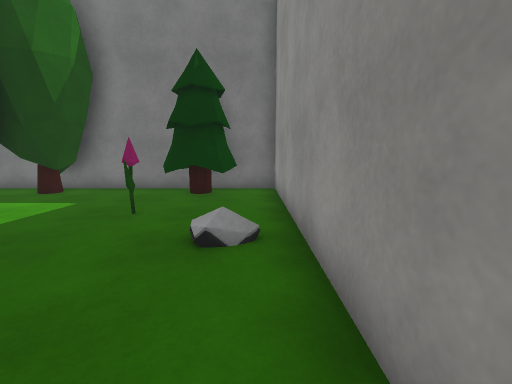
View 1 (above)

18 first-person views from a walk through a 3-D level made in the Unity game engine. The camera is 1.2 m above the floor, tilts 8° down and sees 90° across. The floor is counted in squares, 1 m on a side. Each view is taken from the middle of a square. On the plan, view 1 faces up. The plan holds only what a view shows up to about 12 squares ahead; the rest is blank. The place goes on beyond the plan. The player character is not drawn. Some animated figures are left out. Some surface patterns are stand-ins.

View 2
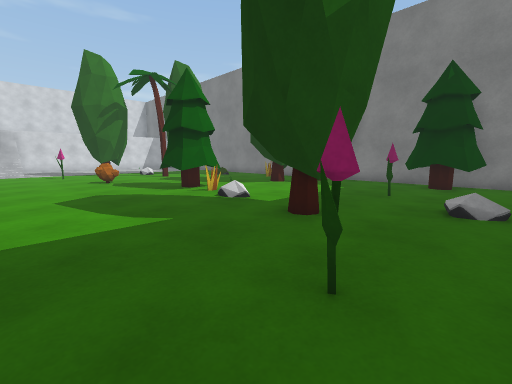

View 3
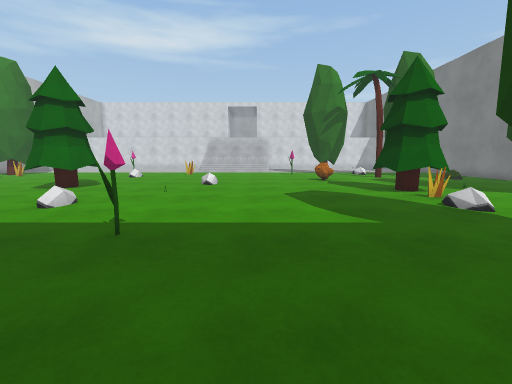

View 4
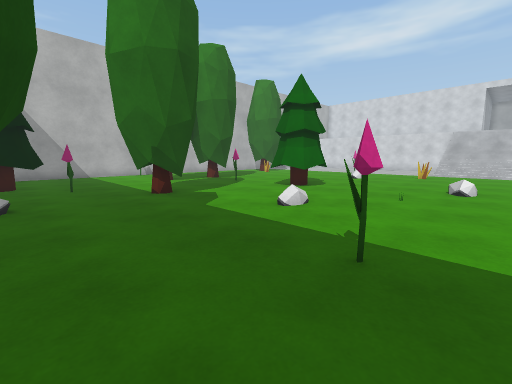

View 5
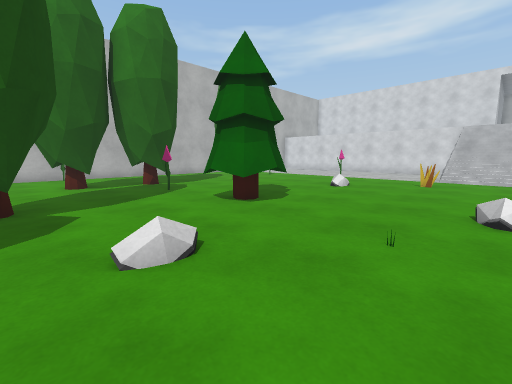

View 6
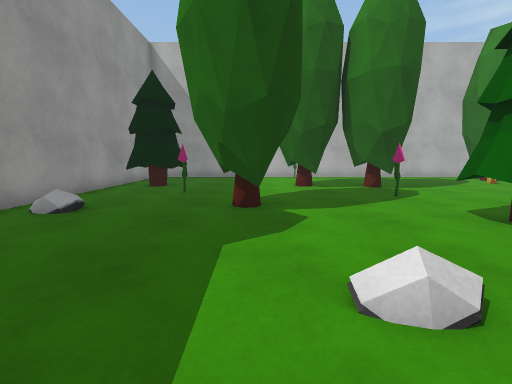

View 7
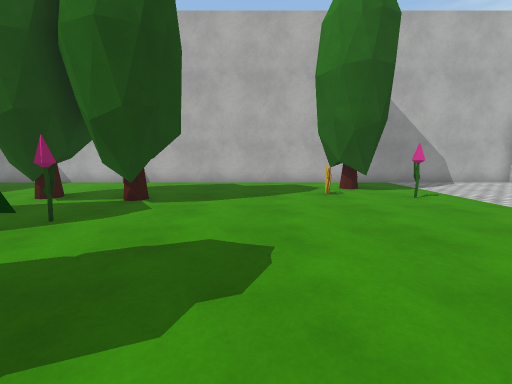

View 8
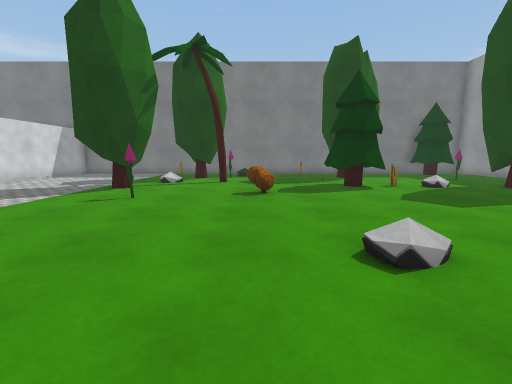

View 9
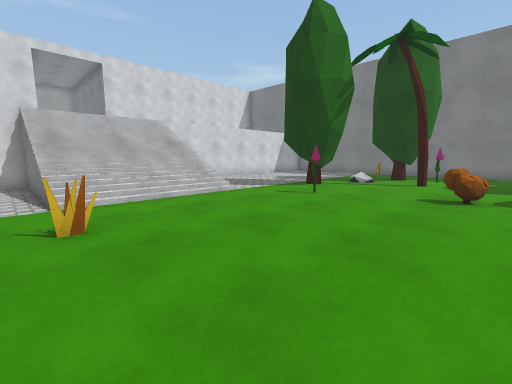

View 10
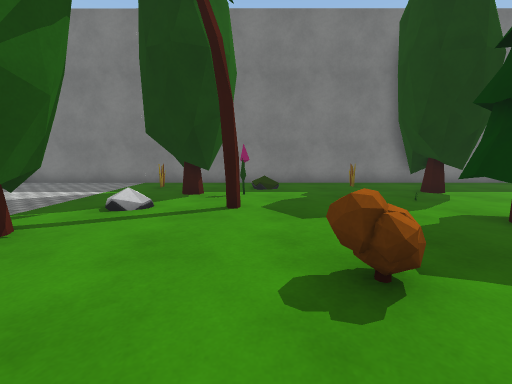

View 11
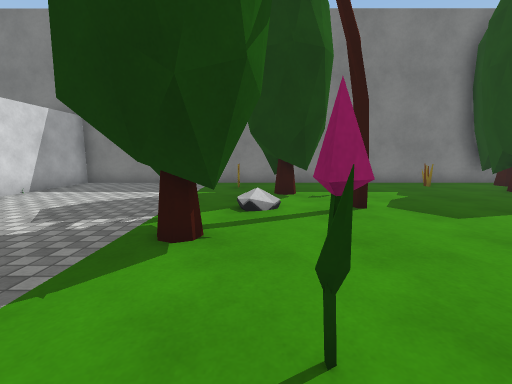

View 12
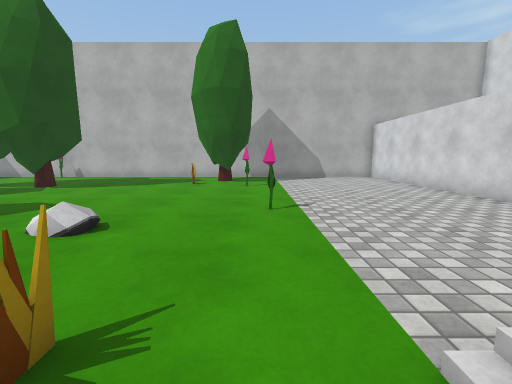

View 13
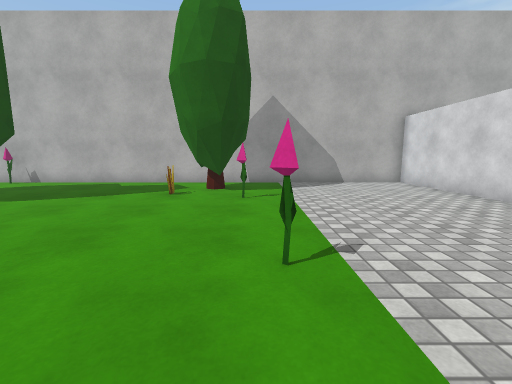

View 14
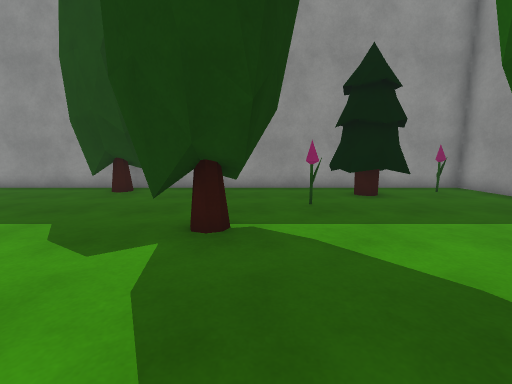

View 15
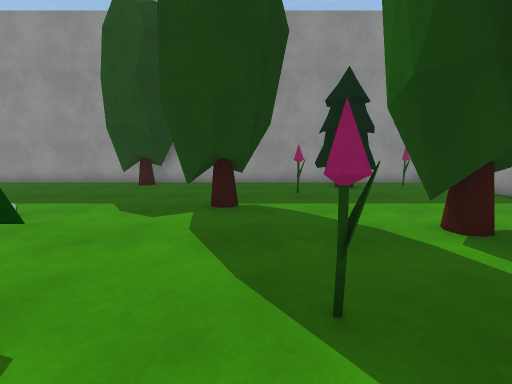

View 16
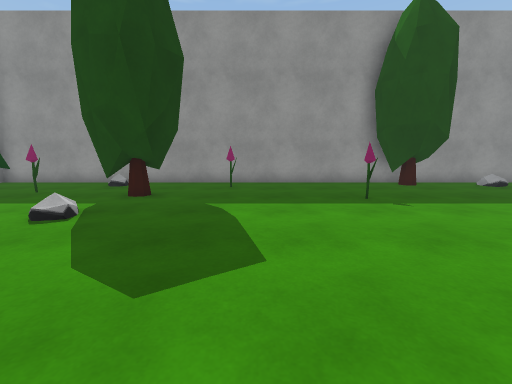

View 17
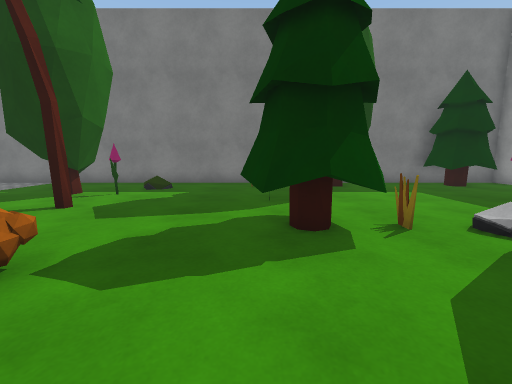

View 18
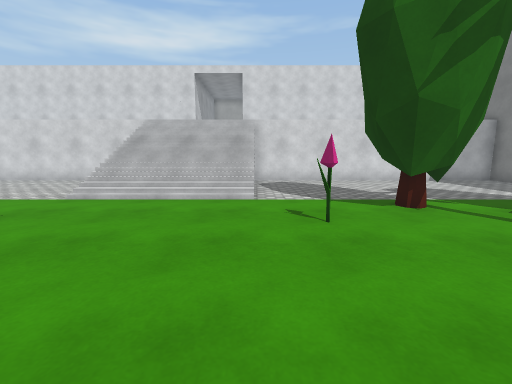

### Floor plan
Key: @ floor where view 1 was taken; # wall or solid block; . floor; / step, stairs or slope; = window, fence, low wall or low ledge; T tree; F flower; O other object.
Columns run from 24 left of view 1 to 1 right of it. Each row starts with its distance up from view 1.
 10 ##########################
  9 .................TT..TTT.#
  8 ......O.......O.TTT..TTT.#
  7 .......TTT.....TT ....T..#
  6 .......#TTF....#TT.......#
  5 ........T............F...#
  4 .......O.T...............#
  3 ......T.......TTT....T...#
  2 .....TTT......TTTOO.TTT..#
  1 .....#T....O...T....#TT..#
  0 ...........O............@#
 -1 .......F...............F.#
 -2  ///=/...................#
 -3 //////...................#
 -4 //////...................#
 -5 //////.......O......F....#
 -6 //////.........O.........#
 -7 //////.O................T#
 -8 ..................O....TT#
 -9   ............T........#T#
-10  ........O...TTT.........#
-11 .............TTT...T.....#
-12 ......F...........TTT....#
-13 ..................#TT....#
-14 ...............F.....F...#
-15 ..............TT.T.....T.#
-16 ......F.......TTTTT...TTT#
-17 .........O....T #TT...TTT#
-18 .......TT................#
-19 .......TT...............F#
-20 .................O.......#
-21 ##########################

Where each view was taken, in squares from view 1:
view 1: 0 up, 0 right, facing up
view 2: 3 down, 0 right, facing up-left
view 3: 3 down, 0 right, facing left
view 4: 4 down, 1 left, facing down-left
view 5: 5 down, 5 left, facing down-left
view 6: 6 down, 5 left, facing down
view 7: 9 down, 13 left, facing down
view 8: 8 down, 13 left, facing up
view 9: 8 down, 12 left, facing up-left
view 10: 2 down, 14 left, facing up
view 11: 2 down, 17 left, facing up
view 12: 6 down, 18 left, facing down
view 13: 9 down, 18 left, facing down
view 14: 13 down, 9 left, facing right
view 15: 13 down, 11 left, facing right
view 16: 2 down, 11 left, facing right
view 17: 2 down, 10 left, facing up
view 18: 2 down, 12 left, facing left
